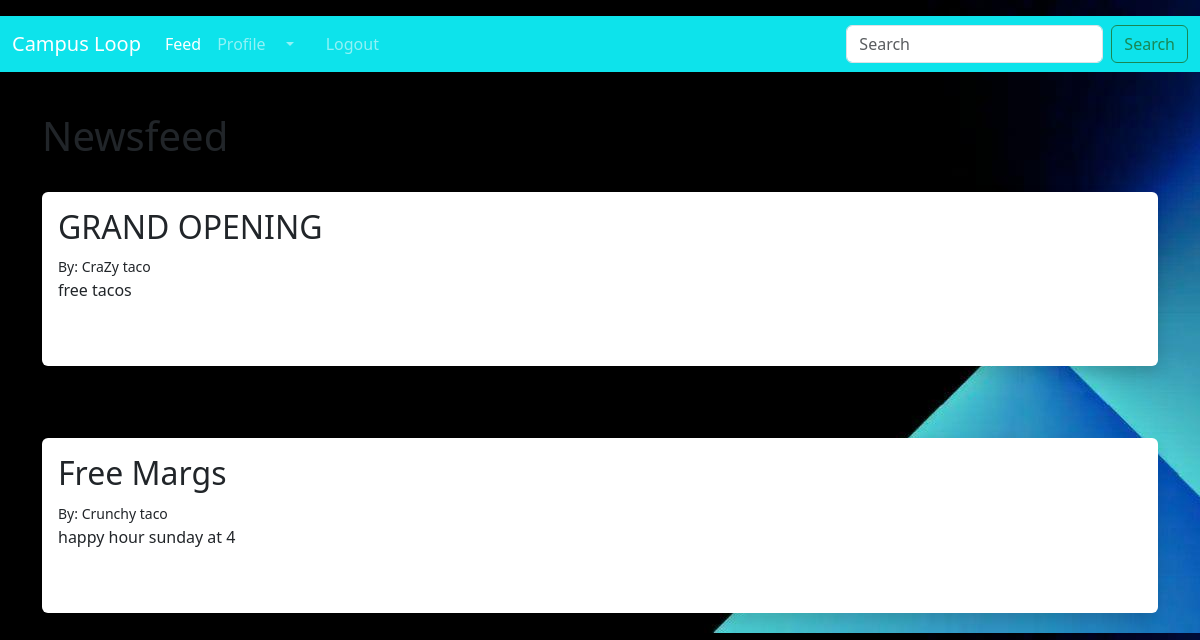
The page /home2 (signed in) on the database its author committed.
### app.py (models this page shows)
class Posts(db.Model):
    id = db.Column(db.Integer, primary_key = True)
    title = db.Column(db.String(225))
    content = db.Column(db.Text)
    author = db.Column(db.String(225))
    date_posted = db.Column(db.DateTime, default = datetime.utcnow)

### app.py (the view)
@app.route('/home2')
@login_required
def home2():
    posts = Posts.query.order_by(Posts.date_posted)
    return render_template('home2.html', posts = posts)

### app.py (called while the page is built)
@login_manager.user_loader
def loader_user(user_id):
    return Users.query.get(int(user_id))

### templates/home2.html
{% extends "base.html" %}
{% block content %}
<h1> Newsfeed</h1>
<br/>
    {% for post in posts %}
    <div  class = "shadow p-3 mb-5 bg-body rounded">
        <h2> {{ post.title }}</h2>
        <small>By: {{ post.author }} </small><br/>
        {{ post.content }} <br/><br/>
        {{ post.date_added }} <br/>
    </div>
    <br/>
    {% endfor %}
{% endblock %}

### rows shown on the page
Posts: title "GRAND OPENING", author "CraZy taco", content "free tacos"
Posts: title "Free Margs", author "Crunchy taco", content "happy hour sunday at 4"
